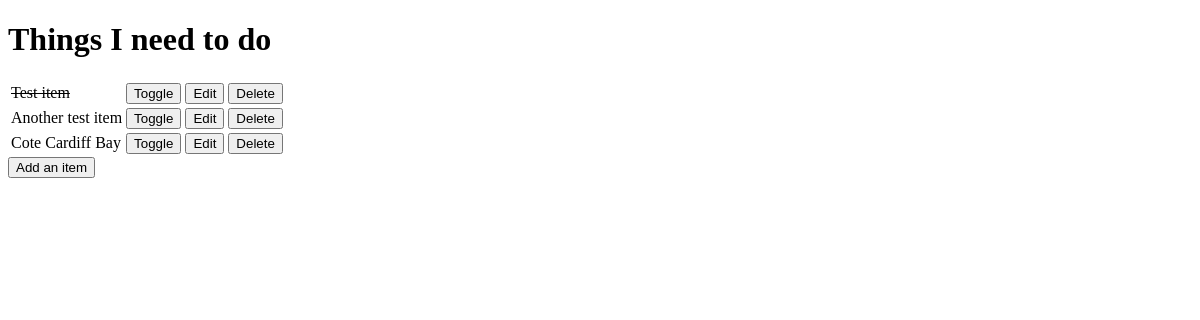
Before: / with the older database file.
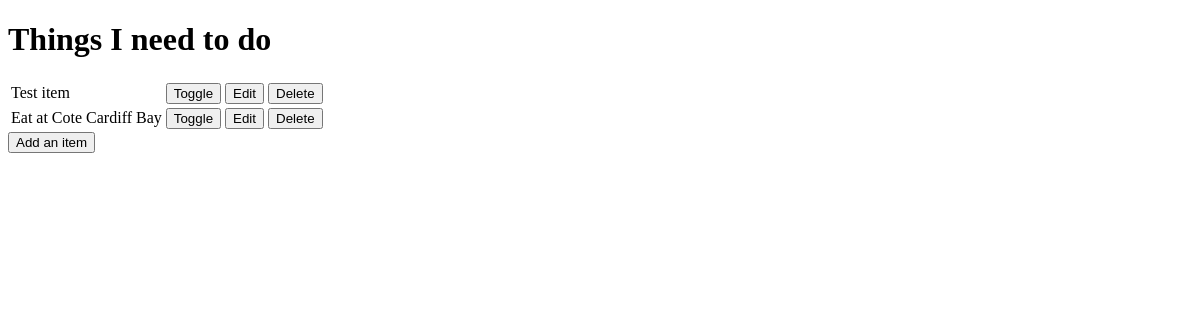
After: the same page with the newer database file.
### todo/models.py (models this page shows, shortened)
class Item(models.Model):
    name = models.CharField(max_length=50, null=False, blank=False)
    done = models.BooleanField(default=False, null=False, blank=False)

### todo/views.py (the view)
# urls.py: path('', views.get_todo_list, name="get_todo_list"),
def get_todo_list(request):
    items = Item.objects.all()
    context = {
        'items': items
    }
    return render(request, "todo/todo_list.html", context)

### todo/templates/todo/todo_list.html (shortened to what this page needs)
<!DOCTYPE html>
<html lang="en">
<head>
</head>
<body>
    <h1>Things I need to do</h1>
    <table>
        {% for item in items %}
            <tr>
                {% if item.done %}
                    <td><s>{{ item.name }}</s></td>
                {% else %}
                    <td>{{ item.name }}</td>
                {% endif %}
                <td>
                    <a href="/toggle/{{ item.id }}">
                        <button>Toggle</button>
                    </a>
                </td>
                <td>
                    <a href="/edit/{{ item.id }}">
                        <button>Edit</button>
                    </a>
                </td>
                <td>
                    <a href="/delete/{{ item.id }}">
                        <button>Delete</button>
                    </a>
                </td>
            </tr>
            {% empty %}
            <tr><td>You have nothing to do.</td></tr>
        {% endfor %}
    </table>
    <a href="add">
        <button>Add an item</button>
    </a>
</body>
</html>

Changed rows visible on the page:
removed Item: name "Another test item"
changed Item "Test item": done True → False (drawn)
changed Item: name "Cote Cardiff Bay" → "Eat at Cote Cardiff Bay"
